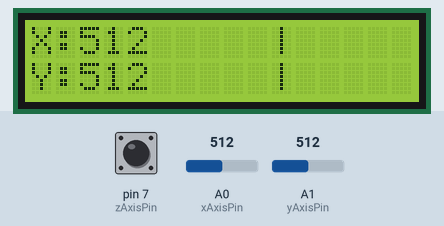
Simulated run of this sketch. Board: Arduino Uno, built with avr-gcc and run on an emulated ATmega328P. Shown: 16×2 character LCD. The inputs (shaded band) are chosen by the test bench; at power-on: pin 7 (zAxisPin) HIGH, A0 (xAxisPin) = 512, A1 (yAxisPin) = 512.

Above: at 4.2 s.
4.3 s: pin 7 (zAxisPin) pulled LOW for 0.15 s
At 4.45 s:
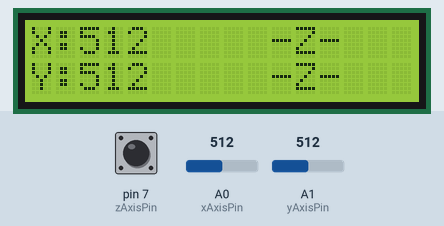
7.4 s: A0 (xAxisPin) set to 716
At 8.0 s:
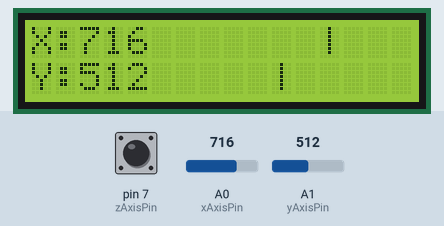
8.9 s: A1 (yAxisPin) set to 716
At 9.8 s:
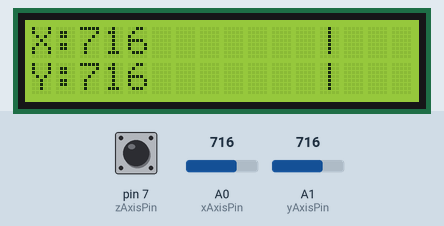
10.4 s: pin 7 (zAxisPin) pulled LOW for 1 s
At 11.2 s:
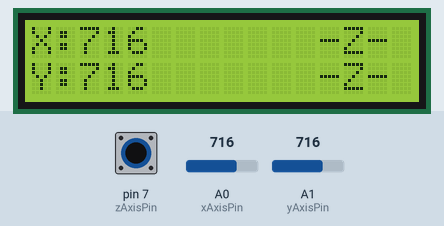
12.9 s: A0 (xAxisPin) set to 900
At 14.1 s:
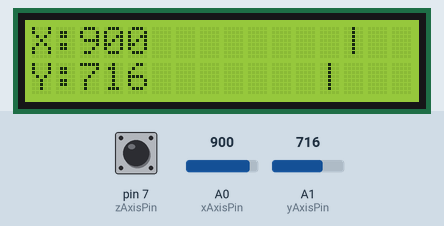
14.4 s: pin 7 (zAxisPin) pulled LOW for 1 s
At 15.0 s:
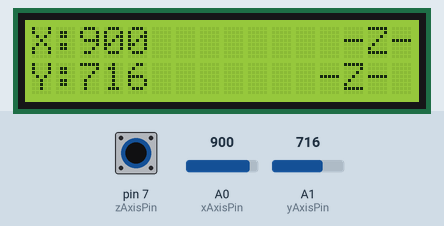
Timing chart, 0 to 17.4 s (numbered marks = the images above; inputs shaded):
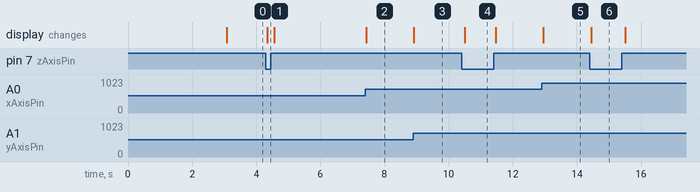

Measured:
- after the input at 4.3 s, the display: changes after 0.05 s (image 1)
- after the input at 7.4 s, the display: changes at once (image 2)
- after the input at 8.9 s, the display: changes at once (image 3)
- after the input at 10.4 s, the display: changes after 0.10 s (image 4)
- after the input at 12.9 s, the display: changes after 0.05 s (image 5)
- after the input at 14.4 s, the display: changes at once (image 6)

The sketch:

Ex_6_5.ino
```cpp
/*

  예제 6.5
  조이스틱 좌표 제어 실험 예제입니다.

*/
#include <LiquidCrystal.h>

LiquidCrystal lcd(12,11,5,4,3,2);

const int xAxisPin = 0;
const int yAxisPin = 1;
const int zAxisPin = 7;

void setup(){
  pinMode(zAxisPin, INPUT_PULLUP);
  lcd.begin(16,2);
  lcd.print("MEP-6 Ex 6.5");
  lcd.setCursor(0,1);
  lcd.print("Joystic");

  delay(3000);

  lcd.clear();
  lcd.setCursor(0,0);
  lcd.print("X:");
  lcd.setCursor(0,1);
  lcd.print("Y:");
  lcd.setCursor(15,1);
}

void loop(){
  int xValue = analogRead(xAxisPin);
  int yValue = analogRead(yAxisPin);
  int zValue = digitalRead(zAxisPin);

  int xDisplay = map(xValue, 0, 1023,6, 15);
  int yDisplay = map(yValue, 0, 1023,6, 15);

  lcd.setCursor(2,0);
  lcd.print("              ");
  lcd.setCursor(2,0);
  lcd.print(xValue);
  lcd.setCursor(xDisplay,0);
  lcd.print("|");

  lcd.setCursor(2,1);
  lcd.print("              ");
  lcd.setCursor(2,1);
  lcd.print(yValue);
  lcd.setCursor(yDisplay,1);
  lcd.print("|");

  if(zValue == LOW){
  lcd.setCursor(xDisplay,0);
  lcd.print("-Z-");
  lcd.setCursor(yDisplay,1);
  lcd.print("-Z-");
  }
  delay(100);
}
```
